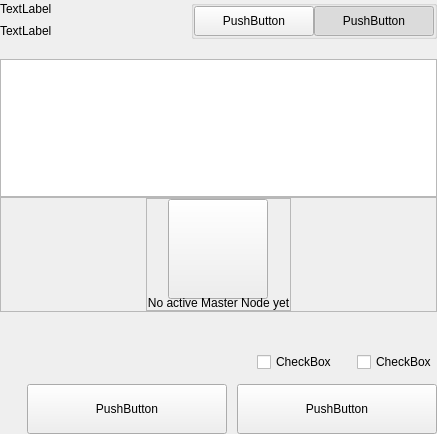
<?xml version="1.0" encoding="UTF-8"?>
<ui version="4.0">
 <class>SettingsMultisendWidget</class>
 <widget class="QWidget" name="SettingsMultisendWidget">
  <property name="geometry">
   <rect>
    <x>0</x>
    <y>0</y>
    <width>437</width>
    <height>434</height>
   </rect>
  </property>
  <property name="windowTitle">
   <string>Form</string>
  </property>
  <layout class="QVBoxLayout" name="verticalLayout">
   <property name="spacing">
    <number>0</number>
   </property>
   <property name="leftMargin">
    <number>0</number>
   </property>
   <property name="topMargin">
    <number>0</number>
   </property>
   <property name="rightMargin">
    <number>0</number>
   </property>
   <property name="bottomMargin">
    <number>0</number>
   </property>
   <item>
    <widget class="QWidget" name="left" native="true">
     <layout class="QVBoxLayout" name="verticalLayout_3">
      <property name="leftMargin">
       <number>0</number>
      </property>
      <property name="topMargin">
       <number>0</number>
      </property>
      <property name="rightMargin">
       <number>0</number>
      </property>
      <property name="bottomMargin">
       <number>0</number>
      </property>
      <item>
       <layout class="QVBoxLayout" name="verticalLayout_2">
        <property name="spacing">
         <number>0</number>
        </property>
        <item>
         <widget class="QWidget" name="containerTitle" native="true">
          <layout class="QHBoxLayout" name="horizontalLayout_3" stretch="4,1">
           <property name="spacing">
            <number>40</number>
           </property>
           <property name="leftMargin">
            <number>0</number>
           </property>
           <property name="topMargin">
            <number>0</number>
           </property>
           <property name="rightMargin">
            <number>0</number>
           </property>
           <property name="bottomMargin">
            <number>0</number>
           </property>
           <item>
            <layout class="QVBoxLayout" name="verticalLayoutTitle">
             <property name="spacing">
              <number>5</number>
             </property>
             <item>
              <widget class="QLabel" name="labelTitle">
               <property name="text">
                <string>TextLabel</string>
               </property>
              </widget>
             </item>
             <item>
              <widget class="QLabel" name="labelSubtitle1">
               <property name="text">
                <string>TextLabel</string>
               </property>
               <property name="wordWrap">
                <bool>true</bool>
               </property>
              </widget>
             </item>
            </layout>
           </item>
           <item alignment="Qt::AlignTop">
            <widget class="QGroupBox" name="groupBox">
             <property name="title">
              <string/>
             </property>
             <property name="alignment">
              <set>Qt::AlignLeading|Qt::AlignLeft|Qt::AlignTop</set>
             </property>
             <layout class="QHBoxLayout" name="horizontalLayout_4">
              <property name="spacing">
               <number>0</number>
              </property>
              <property name="leftMargin">
               <number>0</number>
              </property>
              <property name="topMargin">
               <number>0</number>
              </property>
              <property name="rightMargin">
               <number>0</number>
              </property>
              <property name="bottomMargin">
               <number>0</number>
              </property>
              <item>
               <widget class="QPushButton" name="pushLeft">
                <property name="minimumSize">
                 <size>
                  <width>120</width>
                  <height>30</height>
                 </size>
                </property>
                <property name="maximumSize">
                 <size>
                  <width>120</width>
                  <height>30</height>
                 </size>
                </property>
                <property name="text">
                 <string>PushButton</string>
                </property>
                <property name="checkable">
                 <bool>true</bool>
                </property>
                <property name="autoExclusive">
                 <bool>true</bool>
                </property>
               </widget>
              </item>
              <item>
               <widget class="QPushButton" name="pushRight">
                <property name="minimumSize">
                 <size>
                  <width>120</width>
                  <height>30</height>
                 </size>
                </property>
                <property name="maximumSize">
                 <size>
                  <width>120</width>
                  <height>30</height>
                 </size>
                </property>
                <property name="text">
                 <string>PushButton</string>
                </property>
                <property name="checkable">
                 <bool>true</bool>
                </property>
                <property name="checked">
                 <bool>true</bool>
                </property>
                <property name="autoExclusive">
                 <bool>true</bool>
                </property>
               </widget>
              </item>
             </layout>
            </widget>
           </item>
          </layout>
         </widget>
        </item>
        <item>
         <spacer name="verticalSpacer_2">
          <property name="orientation">
           <enum>Qt::Vertical</enum>
          </property>
          <property name="sizeType">
           <enum>QSizePolicy::Fixed</enum>
          </property>
          <property name="sizeHint" stdset="0">
           <size>
            <width>20</width>
            <height>20</height>
           </size>
          </property>
         </spacer>
        </item>
        <item>
         <widget class="QListView" name="listView">
          <property name="selectionMode">
           <enum>QAbstractItemView::NoSelection</enum>
          </property>
         </widget>
        </item>
        <item>
         <widget class="QFrame" name="emptyContainer">
          <property name="minimumSize">
           <size>
            <width>0</width>
            <height>100</height>
           </size>
          </property>
          <property name="frameShape">
           <enum>QFrame::StyledPanel</enum>
          </property>
          <property name="frameShadow">
           <enum>QFrame::Raised</enum>
          </property>
          <layout class="QVBoxLayout" name="verticalLayout_7" stretch="1,8">
           <property name="spacing">
            <number>0</number>
           </property>
           <property name="leftMargin">
            <number>0</number>
           </property>
           <property name="topMargin">
            <number>0</number>
           </property>
           <property name="rightMargin">
            <number>0</number>
           </property>
           <property name="bottomMargin">
            <number>0</number>
           </property>
           <item>
            <spacer name="verticalSpacer">
             <property name="orientation">
              <enum>Qt::Vertical</enum>
             </property>
             <property name="sizeHint" stdset="0">
              <size>
               <width>20</width>
               <height>20</height>
              </size>
             </property>
            </spacer>
           </item>
           <item alignment="Qt::AlignHCenter|Qt::AlignVCenter">
            <widget class="QFrame" name="emptyScreen">
             <property name="sizePolicy">
              <sizepolicy hsizetype="Expanding" vsizetype="Expanding">
               <horstretch>0</horstretch>
               <verstretch>0</verstretch>
              </sizepolicy>
             </property>
             <property name="frameShape">
              <enum>QFrame::StyledPanel</enum>
             </property>
             <property name="frameShadow">
              <enum>QFrame::Raised</enum>
             </property>
             <layout class="QVBoxLayout" name="verticalLayout">
              <property name="spacing">
               <number>30</number>
              </property>
              <property name="leftMargin">
               <number>0</number>
              </property>
              <property name="topMargin">
               <number>0</number>
              </property>
              <property name="rightMargin">
               <number>0</number>
              </property>
              <property name="bottomMargin">
               <number>0</number>
              </property>
              <item alignment="Qt::AlignHCenter|Qt::AlignVCenter">
               <widget class="QPushButton" name="pushImgEmpty">
                <property name="minimumSize">
                 <size>
                  <width>100</width>
                  <height>100</height>
                 </size>
                </property>
                <property name="maximumSize">
                 <size>
                  <width>100</width>
                  <height>100</height>
                 </size>
                </property>
                <property name="text">
                 <string/>
                </property>
                <property name="iconSize">
                 <size>
                  <width>100</width>
                  <height>100</height>
                 </size>
                </property>
               </widget>
              </item>
              <item alignment="Qt::AlignHCenter|Qt::AlignVCenter">
               <widget class="QLabel" name="labelEmpty">
                <property name="styleSheet">
                 <string notr="true"/>
                </property>
                <property name="text">
                 <string>No active Master Node yet</string>
                </property>
                <property name="alignment">
                 <set>Qt::AlignCenter</set>
                </property>
               </widget>
              </item>
             </layout>
            </widget>
           </item>
          </layout>
         </widget>
        </item>
        <item>
         <spacer name="verticalSpacer_4">
          <property name="orientation">
           <enum>Qt::Vertical</enum>
          </property>
          <property name="sizeType">
           <enum>QSizePolicy::Fixed</enum>
          </property>
          <property name="sizeHint" stdset="0">
           <size>
            <width>20</width>
            <height>40</height>
           </size>
          </property>
         </spacer>
        </item>
        <item>
         <layout class="QHBoxLayout" name="horizontalLayout_5" stretch="0,0,0,0">
          <property name="spacing">
           <number>0</number>
          </property>
          <item>
           <spacer name="horizontalSpacer">
            <property name="orientation">
             <enum>Qt::Horizontal</enum>
            </property>
            <property name="sizeHint" stdset="0">
             <size>
              <width>40</width>
              <height>20</height>
             </size>
            </property>
           </spacer>
          </item>
          <item>
           <widget class="QCheckBox" name="checkBoxStake">
            <property name="text">
             <string>CheckBox</string>
            </property>
           </widget>
          </item>
          <item>
           <spacer name="horizontalSpacer_2">
            <property name="orientation">
             <enum>Qt::Horizontal</enum>
            </property>
            <property name="sizeType">
             <enum>QSizePolicy::Fixed</enum>
            </property>
            <property name="sizeHint" stdset="0">
             <size>
              <width>20</width>
              <height>20</height>
             </size>
            </property>
           </spacer>
          </item>
          <item>
           <widget class="QCheckBox" name="checkBoxRewards">
            <property name="sizePolicy">
             <sizepolicy hsizetype="Minimum" vsizetype="Fixed">
              <horstretch>0</horstretch>
              <verstretch>0</verstretch>
             </sizepolicy>
            </property>
            <property name="text">
             <string>CheckBox</string>
            </property>
           </widget>
          </item>
         </layout>
        </item>
        <item>
         <spacer name="verticalSpacer_3">
          <property name="orientation">
           <enum>Qt::Vertical</enum>
          </property>
          <property name="sizeType">
           <enum>QSizePolicy::Fixed</enum>
          </property>
          <property name="sizeHint" stdset="0">
           <size>
            <width>20</width>
            <height>12</height>
           </size>
          </property>
         </spacer>
        </item>
        <item>
         <layout class="QHBoxLayout" name="horizontalLayout_7">
          <item>
           <spacer name="horizontalSpacer_5">
            <property name="orientation">
             <enum>Qt::Horizontal</enum>
            </property>
            <property name="sizeType">
             <enum>QSizePolicy::Expanding</enum>
            </property>
            <property name="sizeHint" stdset="0">
             <size>
              <width>40</width>
              <height>20</height>
             </size>
            </property>
           </spacer>
          </item>
          <item>
           <widget class="QPushButton" name="pushButtonClear">
            <property name="minimumSize">
             <size>
              <width>200</width>
              <height>50</height>
             </size>
            </property>
            <property name="text">
             <string>PushButton</string>
            </property>
           </widget>
          </item>
          <item>
           <spacer name="horizontalSpacer_2">
            <property name="orientation">
             <enum>Qt::Horizontal</enum>
            </property>
            <property name="sizeType">
             <enum>QSizePolicy::Fixed</enum>
            </property>
            <property name="sizeHint" stdset="0">
             <size>
              <width>10</width>
              <height>20</height>
             </size>
            </property>
           </spacer>
          </item>
          <item>
           <widget class="QPushButton" name="pushButtonSave">
            <property name="minimumSize">
             <size>
              <width>200</width>
              <height>50</height>
             </size>
            </property>
            <property name="maximumSize">
             <size>
              <width>200</width>
              <height>50</height>
             </size>
            </property>
            <property name="text">
             <string>PushButton</string>
            </property>
           </widget>
          </item>
         </layout>
        </item>
       </layout>
      </item>
     </layout>
    </widget>
   </item>
  </layout>
 </widget>
 <resources/>
 <connections/>
</ui>
